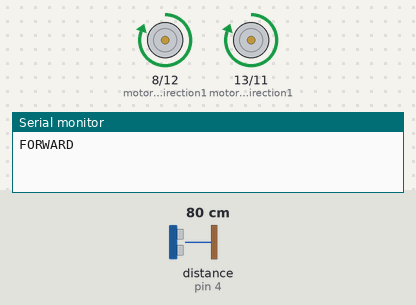
Bench run of a sketch on a simulated Arduino Uno, built with avr-gcc and run on an emulated ATmega328P. On the bench: motor-driver pin pairs drawn as motors (green arrow = first pin HIGH = forward, orange = second pin HIGH = backward, longer = more drive, scaled by the enable pin), the last lines printed to the serial monitor. Inputs (shaded band) come from the test bench; at power-on: distance to the obstacle (sensor on pin 4) 80 cm. The echo pulse lasts 58.3 µs per cm.

Above: at 1.2 s.
1.3 s: distance to the obstacle (sensor on pin 4) set to 22 cm
2.8 s: distance to the obstacle (sensor on pin 4) set to 17 cm
At 3.6 s:
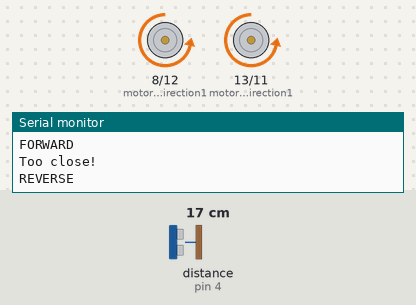
5.8 s: distance to the obstacle (sensor on pin 4) set to 35 cm
At 6.3 s:
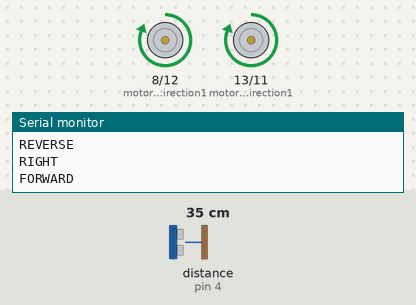
7.4 s: distance to the obstacle (sensor on pin 4) set to 2 cm
At 8.8 s:
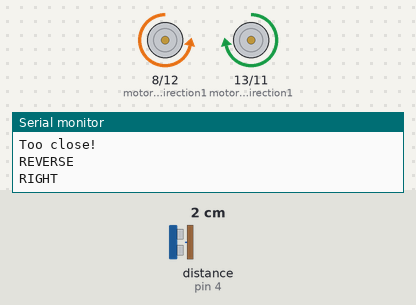
Timing chart, 0 to 11.4 s (numbered marks = the images above; inputs shaded):
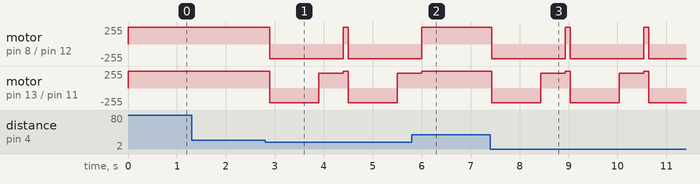

Measured:
- the behaviour switches between 20 and 19 cm on distance to the obstacle (sensor on pin 4) (found by bisection; images 0 and 1)
- after the input at 1.3 s, every drawn part: stays the same
- after the input at 5.8 s, motor on pin 8 (motorA_direction1) / pin 12 (motorA_direction2), motor on pin 13 (motorB_direction1) / pin 11 (motorB_direction2): goes on until 6.0 s, then stays forward 255/255

The sketch:

BasicBotBudget.ino
```cpp
/**
 Created by Peter Clarke

 PIN ALLOCATION:

 13 - Motor B direction 1
 12 - Motor A direction 2
 11 - Motor B direction 2
 8  - Motor A direction 1
 7  - Ping trigger
 6  - Motor B pwm
 5  - Motor A pwm
 4  - Ping echo


*/

// https://code.google.com/p/arduino-new-ping/
#include <NewPing.h>

#define MOTOR_SPEED_MIN_A 200
#define MOTOR_SPEED_MAX_A 255
#define MOTOR_SPEED_MIN_B 200
#define MOTOR_SPEED_MAX_B 255


// Right Motor attached to channel A:
const byte motorA_direction1 = 8;
const byte motorA_direction2 = 12;
const byte motorA_pwm = 5;

// Left Motor attached to channel B:
const byte motorB_direction1 = 13;
const byte motorB_direction2 = 11;
const byte motorB_pwm = 6;


// Ping configuration
const byte ping_trigger = 7;  // Arduino pin tied to trigger pin on the ultrasonic sensor.
const byte ping_echo = 4;     // Arduino pin tied to echo pin on the ultrasonic sensor.
const int ping_distance = 80; // Maximum distance we want to ping for (in centimeters). Maximum sensor distance is rated at 400-500cm.
NewPing sonar(ping_trigger, ping_echo, ping_distance); // NewPing setup of pins and maximum distance.


void setup()
{

  Serial.begin(9600); // Open serial monitor at 9600 baud to see debugging messages.

  // Setup Channel A
  pinMode(motorA_direction1, OUTPUT); // Initiates motor pin for channel A
  pinMode(motorA_direction2, OUTPUT); // Initiates motor pin for channel A
  pinMode(motorA_pwm, OUTPUT);        // Initiates speed control for channel A

  // Setup Channel B
  pinMode(motorB_direction1, OUTPUT); // Initiates motor pin for channel B
  pinMode(motorB_direction2, OUTPUT); // Initiates motor pin for channel B
  pinMode(motorB_pwm, OUTPUT);        // Initiates speed control for channel B


  // Start moving
  motionFwd(255);
}

void loop()
{
  delay(100);
  pingMeasure();
}

/********************************************************************************
Ping functions
********************************************************************************/

void pingMeasure()
{
  unsigned int cm = sonar.ping_cm(); // Send a ping, get ping distance in cm.
  if (cm > 0 && cm < 20) {
    Serial.println("Too close!");

    // Reverse for a second.
    motionRev(220);
    delay(1000);

    // Turn right for half a second
    motionRotateRight(220);
    delay(500);

    // Carry on
    motionFwd(255);
  }
}


/********************************************************************************
Motion functions
********************************************************************************/

void motionStop()
{
  Serial.println("STOP");
  analogWrite(motorA_pwm, 0); // Zero speed
  analogWrite(motorB_pwm, 0); // Zero speed
}

void motionFwd(byte speed)
{
  byte speed_a = motionSpeedCompensateA(speed);
  byte speed_b = motionSpeedCompensateB(speed);

  Serial.println("FORWARD");
  digitalWrite(motorA_direction1, HIGH); // Channel A forward
  digitalWrite(motorA_direction2, LOW);

  digitalWrite(motorB_direction1, HIGH); // Channel B forward
  digitalWrite(motorB_direction2, LOW);

  analogWrite(motorA_pwm, speed_a); // set the speed
  analogWrite(motorB_pwm, speed_b); // set the speed
}

void motionRev(byte speed)
{
  byte speed_a = motionSpeedCompensateA(speed);
  byte speed_b = motionSpeedCompensateB(speed);

  Serial.println("REVERSE");

  digitalWrite(motorA_direction1, LOW); // Channel A reverse
  digitalWrite(motorA_direction2, HIGH);

  digitalWrite(motorB_direction1, LOW); // Channel B reverse
  digitalWrite(motorB_direction2, HIGH);

  analogWrite(motorA_pwm, speed_a); // set the speed
  analogWrite(motorB_pwm, speed_b); // set the speed
}

void motionRotateLeft(byte speed)
{
  byte speed_a = motionSpeedCompensateA(speed);
  byte speed_b = motionSpeedCompensateB(speed);

  Serial.println("LEFT");

  digitalWrite(motorA_direction1, HIGH); // Channel A forward
  digitalWrite(motorA_direction2, LOW);

  digitalWrite(motorB_direction1, LOW); // Channel B reverse
  digitalWrite(motorB_direction2, HIGH);

  analogWrite(motorA_pwm, speed_a);
  analogWrite(motorB_pwm, speed_b);
}

void motionRotateRight(byte speed)
{
  byte speed_a = motionSpeedCompensateA(speed);
  byte speed_b = motionSpeedCompensateB(speed);

  Serial.println("RIGHT");

  digitalWrite(motorA_direction1, LOW); // Channel A reverse
  digitalWrite(motorA_direction2, HIGH);

  digitalWrite(motorB_direction1, HIGH); // Channel B forward
  digitalWrite(motorB_direction2, LOW);

  analogWrite(motorA_pwm, speed_a);
  analogWrite(motorB_pwm, speed_b);
}

byte motionSpeedCompensateA(byte speed)
{

  if (MOTOR_SPEED_MAX_B > MOTOR_SPEED_MAX_A) {
    // Need to slow down this motor
    speed = speed - (MOTOR_SPEED_MAX_B - MOTOR_SPEED_MAX_A);
  }

  if (speed < MOTOR_SPEED_MIN_A) {
    speed = MOTOR_SPEED_MIN_A;
  } else if (speed > MOTOR_SPEED_MAX_A) {
    speed = MOTOR_SPEED_MAX_A;
  }

  return speed;
}

byte motionSpeedCompensateB(byte speed)
{

  if (MOTOR_SPEED_MAX_A > MOTOR_SPEED_MAX_B) {
    // Need to slow down this motor
    speed = speed - (MOTOR_SPEED_MAX_A - MOTOR_SPEED_MAX_B);
  }

  if (speed < MOTOR_SPEED_MIN_B) {
    speed = MOTOR_SPEED_MIN_B;
  } else if (speed > MOTOR_SPEED_MAX_B) {
    speed = MOTOR_SPEED_MAX_B;
  }

  return speed;
}
```
